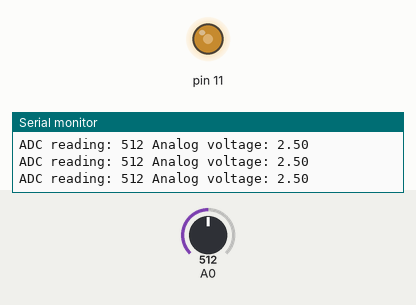
This sketch was run on a simulated Arduino Uno, built with avr-gcc and run on an emulated ATmega328P. Shown: output pins drawn as LEDs (lit = HIGH), the last lines printed to the serial monitor. The inputs (shaded band) are chosen by the test bench; at power-on: A0 = 512.

Above: at 1.2 s.
1.3 s: A0 set to 716
At 2.5 s:
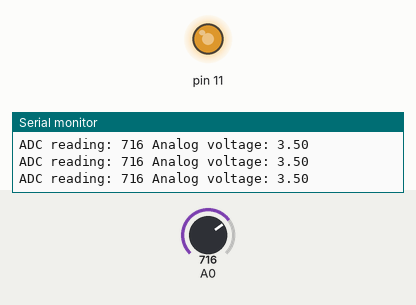
2.8 s: A0 set to 900
At 4.0 s:
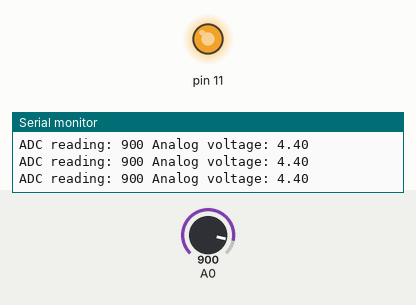
4.3 s: A0 set to 122
At 4.6 s:
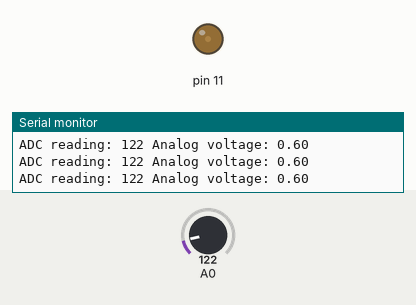
5.8 s: A0 set to 109
At 6.3 s:
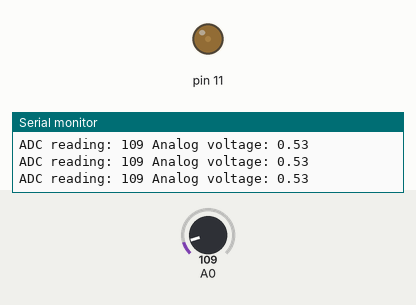
8.8 s: A0 set to 92
At 9.5 s:
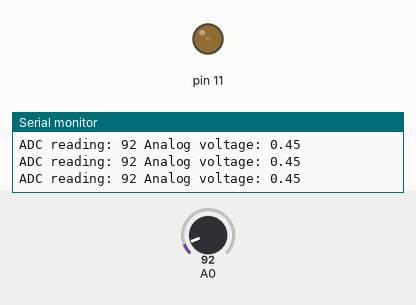
10.3 s: A0 set to 0
At 11.1 s:
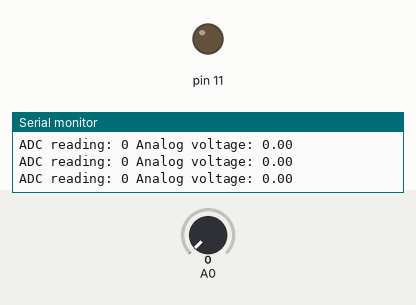
Timing chart, 0 to 12.8 s (numbered marks = the images above; inputs shaded):
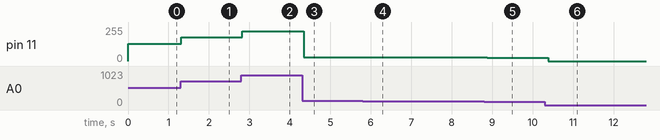

Measured:
- after the input at 1.3 s, pin 11: 128/255 → 179/255 at once
- after the input at 2.8 s, pin 11: 179/255 → 225/255 at once
- after the input at 4.3 s, pin 11: 225/255 → 30/255 at once
- after the input at 5.8 s, pin 11: 30/255 → 27/255 after 0.05 s
- after the input at 8.8 s, pin 11: 27/255 → 23/255 after 0.08 s
- after the input at 10.3 s, pin 11: 23/255 → 0/255 after 0.09 s

The sketch:

usingpotentiometer.ino
```cpp
void setup() {
  Serial.begin(9600);
  //for analog dont need to declare pin using pinMode
}

void loop() {
  // read the input on analog pin 0:
  int sensorValue = analogRead(A0);
  float voltage = sensorValue * (5.0 / 1023.0);//arduino supports upto 5v only
  int brightness = sensorValue / 4; //brightness is upto 256 only
  //int brightness=map(sensorValue,0,1023,0,255); u can also use this to change range that is from 0-1023 to 0-255
  // 1023 / 4 = 255.75 but the .75 cuts off
  analogWrite(11, brightness);
  // print out the value you read:
  Serial.print("ADC reading: ");
  Serial.print(sensorValue);
  Serial.print(" Analog voltage: ");
  Serial.println(voltage);
  delay(100); // delay in between reads for stability
}
```
